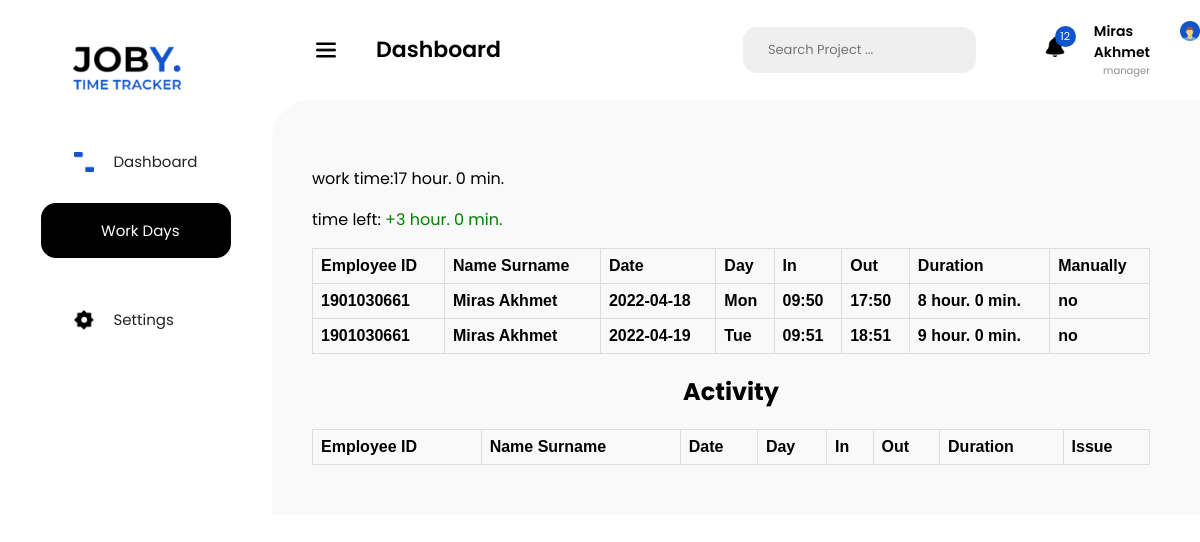
Page /work_days (signed in) on the committed database.
### models.py (models this page shows, shortened)
class Employee(db.Model, UserMixin):
    id = db.Column(db.Integer(), primary_key=True)
    login_id = db.Column(db.String(10), unique=True, nullable=True)
    name = db.Column(db.String(100), nullable=False)
    surname = db.Column(db.String(100), nullable=False)
    profession = db.Column(db.String(30), nullable=False)
    password = db.Column(db.String(40), nullable=False)
    flex_status = db.relationship('FlexStatus', backref='flex_status')

### views.py (the view, shortened to what this page needs)
@app.route('/work_days')
def work_days():
    isAdmin = False
    if current_user.profession in ['admin', 'manager admin', 'multi admin']:
        flx_s = FlexStatus.query.all()
        isAdmin = not isAdmin
    else:
        flx_s = FlexStatus.query.filter_by(employee_id=current_user.id).all()
    work_flx = []
    activity_flx = []
    unique_days = set()
    work_time = 0
    for flx in flx_s:
        emp = Employee.query.filter_by(id=flx.employee_id).first()
        if str(flx.name) == 'work':
            unique_days.add(flx.enterTime.date())
            a = flx.exitTime != datetime(1, 1, 1, 1, 1)
            work_time += flx.get_status() if a else 0
            work_flx.append({
                'id': emp.login_id,
                'full_name': f'{emp.name} {emp.surname}',
                'date': str(flx.enterTime.date()),
                'weekDay': ['Mon', 'Tue', 'Wen', 'Thur', 'Fri', 'Sat', 'Sun'][flx.enterTime.weekday()],
                'enter': str(flx.enterTime.time())[:5],
                'out': str(flx.exitTime.time())[:5] if flx.exitTime != datetime(1, 1, 1, 1, 1) else '-',
                'duration': f'{flx.get_status() // 3600} hour. {flx.get_status() // 60 % 60} min.' if a else '-',
                'manually': 'yes' if flx.manually else 'no',
            })
    wp = abs(len(unique_days) * 7 * 3600 - work_time)
    context_head = {
        "work_time": f'{work_time // 3600} hour. {work_time // 60 % 60} min.',
        "time_left": f'{wp // 3600} hour. {wp // 60 % 60} min.',
        "number_time_left": len(unique_days) * 7 * 3600 - work_time,
    }
    return render_template('work_day.html', user=current_user,
                           work_flx = work_flx,
                           cntx_head=context_head,
                           isAdmin=isAdmin,
                           activity_flx=activity_flx,
                           )

### models.py (called while the page is built)
@login_manager.user_loader
def load_user(user_id):
    return Employee.query.get(user_id)

    def get_status(self):
        tmp = self.exitTime - self.enterTime
        return tmp.seconds

### templates/work_day.html (shortened to what this page needs)
<!DOCTYPE html>
<html lang="en">
<head>
 <link rel="stylesheet" href="../static/styles/dashboard_style.css">
 <link rel="stylesheet" href="{{ url_for('static',filename = 'styles/dashboard_style.css') }}">
</head>
<body>
 <section id="mySideNav" class="sideNav">
  <a href="#" class="logo_container">
   <img src="../static/images/logo.png" alt="logo">
  </a>
  <a href="home" class="links">
   <img src="../static/images/rect.png" alt="">
   <div>Dashboard</div>
  </a>
  <a href="work_days" class="dashboard_black">
   <img src="../static/images/icon_workDays.png" alt="">
   Work Days
  </a>
  <a href="#" class="links">
   <img src="../static/images/icon_settings.png" alt="">
   Settings
  </a>
 </section>
<nav>
  <button>
   <img src="../static/images/menu_bar.png" alt="">
   <div class="dashboard_txt">Dashboard</div>
  </button>
  <div class="search">
   Search Project ...
  </div>
  <div class="notifications">
   <img src="../static/images/bell.png" alt="">
   <div class="notification_numb">12</div>
  </div>
  <div class="profile_info">
   <div class="name_profession">
    <div class="name_surname">{{ user.name }} {{ user.surname }} </div>
    <div class="profession">{{ user.profession }}</div>
   </div>
   <a href="/profile"><img src="../static/images/profile_photo.png" alt="" class="profile_photo"></a>
  </div>
 </nav>
<section class="main_content">
    <div class="container_table">
    {% if not isAdmin %}
    <div>
        <p>work time:{{ cntx_head.work_time }}</p>
        <p>time left:
           {% if cntx_head.number_time_left > 0 %}
        <span class="red">{{cntx_head.time_left}}</span>
        {% else %}
        <span class="green">+{{cntx_head.time_left}} </span>
        {% endif %}
        </p>
    </div>
    {% endif %}
        <table>
            <tr>
                <th>Employee ID</th>
                <th>Name Surname</th>
                <th>Date</th>
                <th>Day</th>
                <th>In</th>
                <th>Out</th>
                <th>Duration</th>
                <th>Manually</th>
            </tr>
            {% for r in work_flx %}
                <tr class = '{{ r.name }}'>
                    <th>{{ r.id }}</th>
                    <th>{{ r.full_name }}</th>
                    <th>{{ r.date }}</th>
                    <th>{{ r.weekDay }}</th>
                    <th>{{ r.enter }}</th>
                    <th>{{ r.out }}</th>
                    <th>{{ r.duration }}</th>
                    <th>{{ r.manually }}</th>
                </tr>
            {% endfor %}
        </table>
    <h1>Activity</h1>
    <table>
            <tr>
                <th>Employee ID</th>
                <th>Name Surname</th>
                <th>Date</th>
                <th>Day</th>
                <th>In</th>
                <th>Out</th>
                <th>Duration</th>
                <th>Issue</th>
            </tr>
        </table>
    </div>
</section>
</body>
</html>

### static/styles/dashboard_style.css (style rules this page uses)
body { margin: 0; padding: 0; font-family: Poppins; }
.sideNav { padding-top: 34px; display: flex; align-items: center; flex-direction: column; width: 272px; background-color: #fff; height: 100vh; position: fixed; z-index: 1; top: 0; left: 0; }
.sideNav a { text-decoration: none; display: flex; align-items: center; font-size: 15px; }
.logo_container img { height: auto; width: 100%; max-width: 128px !important; }
.logo_container { margin-bottom: 50px; }
.dashboard_black { width: 190px; height: 55px; background-color: black; border-radius: 15px; color: white; padding-left: 20px; box-sizing: border-box; font-family: Poppins; margin-bottom: 50px; }
.sideNav a img, nav img { width: 100%; height: auto; max-width: 20px; margin-right: 20px; }
.links { width: 125px; margin-bottom: 30px; color: #232323; }
nav { height: 100px; background-color: #fff; width: 100%; display: flex; align-items: center; }
nav button { background-color: transparent; border: none; margin-left: 310px; display: flex; align-items: center; }
nav button img { margin-right: 40px; }
.dashboard_txt { font-weight: 600; font-size: 22px; line-height: 42px; color: #000; font-family: Poppins; }
.search { width: 408px; height: 46px; background-color: #efefef; border-radius: 14px; display: flex; align-items: center; color: #757575; padding-left: 25px; font-size: 13px; margin-left: 16rem; }
.notifications { position: relative; margin-right: 1.8rem; margin-left: 4.3rem; }
.notification_numb { background-color: #1155CC; width: 21px; height: 21px; color: #fff; border-radius: 15px; font-size: 11px; box-sizing: border-box; display: flex; align-items: center; justify-content: center; position: absolute; left: 10px; top: -11px; }
.profile_info { display: flex; }
.profile_photo { width: 100%; height: auto; max-width: 46px; }
.name_surname { font-weight: 600; font-size: 14px; }
.profession { color: #8f8f8f; font-size: 10px; text-align: right; }
.name_profession { margin-right: 30px; }
.main_content { margin-left: 272px; border-radius: 38px 0 0 0; background-color: #F9F9F9; padding: 50px 50px 50px 40px; }
h1 { text-align: center; }
table { font-family: arial, sans-serif; border-collapse: collapse; width: 100%; }
td, th { border: 1px solid #dddddd; text-align: left; padding: 8px; }
.green { color: green; }

### rows in the picture
Employee: name "Miras", surname "Akhmet", profession "manager", id "1901030661", full_name "Miras Akhmet", date "2022-04-18", weekDay "Mon", enter "09:50", out "17:50", duration "8 hour. 0 min.", manually "no", date "2022-04-19", weekDay "Tue", enter "09:51", out "18:51", duration "9 hour. 0 min."

### other values in the picture
{{ cntx_head.work_time }} "17 hour. 0 min."
{{ cntx_head.time_left }} "3 hour. 0 min."
